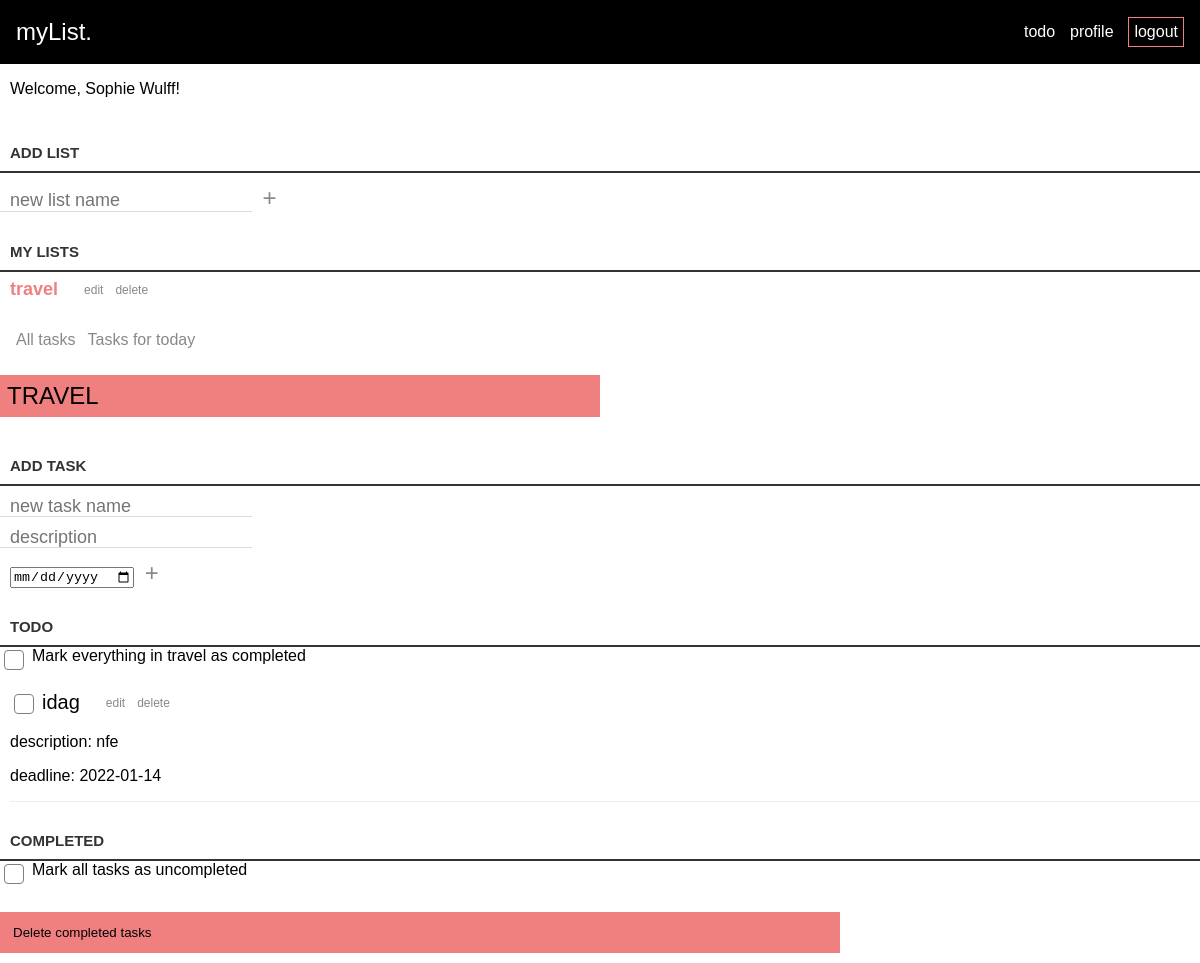
The page /loggedin.php?id=77&title=travel (signed in) on the database as committed earlier.
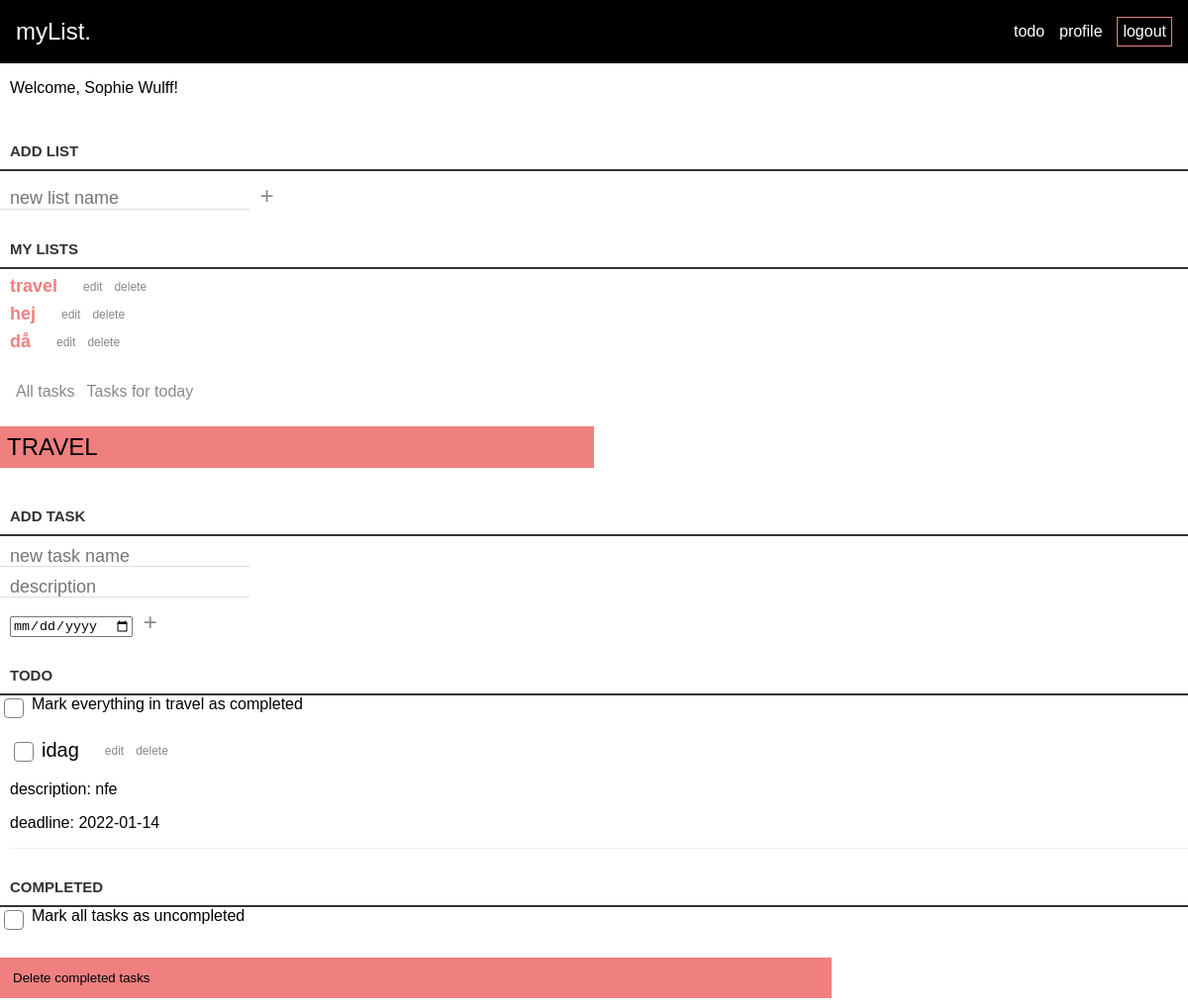
The same page on the database as committed later.
### tables this page shows
CREATE TABLE lists (
id INTEGER PRIMARY KEY AUTOINCREMENT,
title VARCHAR,
created_at DATETIME DEFAULT CURRENT_TIMESTAMP,
user_id INTEGER,
FOREIGN KEY(user_id) REFERENCES users(id)
);

CREATE TABLE tasks (
id INTEGER PRIMARY KEY AUTOINCREMENT,
title VARCHAR,
created_at DATETIME DEFAULT CURRENT_TIMESTAMP,
deadline_at DATETIME DEFAULT CURRENT_TIMESTAMP,
completed_at DATETIME DEFAULT CURRENT_TIMESTAMP,
content VARCHAR,
list_id INTEGER,
user_id INTEGER,
FOREIGN KEY(list_id) REFERENCES lists(id),
FOREIGN KEY(user_id) REFERENCES users(id)
);

### app/functions.php (called while the page is built, shortened)
<?php
function get_lists(object $database)
{
    $user_id = $_SESSION['user']['id'];
    $statement = $database->prepare("SELECT * FROM lists WHERE user_id = :id");
    $statement->bindParam(':id', $user_id, PDO::PARAM_INT);
    $statement->execute();
    $lists = $statement->fetchAll(PDO::FETCH_ASSOC);
    return $lists;
}
function get_tasks(object $database)
{
    $user_id = $_SESSION['user']['id'];
    $statement = $database->prepare('SELECT * FROM tasks WHERE user_id = :user_id ');
    $statement->bindParam(':user_id', $user_id, PDO::PARAM_INT);
    $statement->execute();
    $allTasks = $statement->fetchAll(PDO::FETCH_ASSOC);
    return $allTasks;
}

### loggedin.php (the view, shortened to what this page needs)
<?php
require __DIR__ . '/app/autoload.php';
require __DIR__ . '/views/header.php'; ?>
<?php if (isset($_SESSION['user'])) : ?>
    <p class="welcome-user">Welcome, <?= $_SESSION['user']['name']; ?>!</p>
    <form class="new-list-form" action="/app/lists/create.php" method="post">
        <label for="title">Add list</label>
        <div>
            <input id="title" name="title" type="text" class="new-list" placeholder="new list name" aria-label="new list name" />
            <button class="loggedin-btn-plus">+</button>
        </div>
    </form>
    <?php
    $lists = get_lists($database);
    if (!empty($lists)) : ?>
        <div class="loggedin-container">
            <h3>My Lists</h2>
                <div class="list-container">
                    <ul>
                        <?php
                        foreach ($lists as $list) : ?>
                            <?php
                            $title = $list['title'];
                            $id = $list['id'];
                            ?>
                            <li>
                                <a class="list-link" href="loggedin.php?id=<?= $id; ?>&title=<?= $title; ?>"><?php echo $title ?></a>
                                <div class="edit-delete-buttons">
                                    <form action="/edit-list.php?id=<?= $id; ?> &title= <?= $title; ?>" method="post">
                                        <button class="loggedin-btn">edit</button>
                                    </form>
                                    <form action="/app/lists/delete.php" method="post">
                                        <button class="loggedin-btn">delete</button>
                                    </form>
                                </div>
                            </li>
                        <?php endforeach; ?>
                    </ul>
                </div>
                <div class="show-stuff">
                    <form action="/all-tasks.php" method="post">
                        <button name="all-tasks" type="submit" class="loggedin-btn">All tasks</button>
                    </form>
                    <form action="/tasks-today.php" method="post">
                        <button name="tasks-for-today" type="submit" class="loggedin-btn">Tasks for today</button>
                    </form>
                </div>
                <?php if (isset($_GET['id'])) : ?>
                    <h2 class="list-title"><?= $_GET['title']; ?></h2>
                    <form class="new-list-form" action="/app/tasks/create.php?id=<?= $_GET['id'] ?>&title=<?= $title; ?>" method="post">
                        <label for="title">Add task</label>
                        <div>
                            <input id="title" name="title" type="text" class="new-task" placeholder="new task name" />
                        </div>
                        <div>
                            <input id="content" name="content" type="text" class="new-task" placeholder="description" />
                        </div>
                        <div>
                            <input class="input-date" id="date" name="date" type="date" class="new-task" />
                            <button class="loggedin-btn-plus" class="create-task" aria-label="create new task">+</button>
                        </div>
                    </form>
                    <div class="task-container">
                        <h3>Todo</h3>
                        <form class="list-flex" action="/app/lists/complete-tasks.php?id=<?= $_GET['id']; ?>&title=<?= $_GET['title']; ?>" method="POST">
                            <input type="checkbox" name="is_completed" id="is_completed" />
                            <label for="is_completed">
                                Mark everything in <?= $_GET['title']; ?> as completed
                            </label>
                        </form>
                        <ul>
                            <?php
                            $tasks = get_tasks($database);
                            foreach ($tasks as $task) :
                                if ($task['list_id'] == $_GET['id'] && $task['completed_at'] === null) : ?>
                                    <li>
                                        <form class="list-flex" action="/app/tasks/completed.php?id=<?= $id; ?>&title=<?= $title ?>" method="POST">
                                            <input type="checkbox" name="is_completed" id="is_completed" />
                                            <label for="is_completed">
                                                <?= $task['title']; ?>
                                            </label>
                                        </form>
                                        <div class="edit-delete-buttons">
                                            <form action="/edit-tasks.php?id=<?= $id; ?>&task_id=<?= $task['id'] ?>&title=<?= $title ?>" method="post">
                                                <button class="loggedin-btn">edit</button>
                                            </form>
                                            <form action="/app/tasks/delete.php?id=<?= $id; ?>&task_id=<?= $task['id'] ?>&title=<?= $title ?>" method="post">
                                                <button class="loggedin-btn">delete</button>
                                            </form>
                                        </div>
                                    </li>
                                    <div class="info-about-task show">
                                        <p>description: <?php echo $task['content'] ?></p>
                                        <p>deadline: <?php echo $task['deadline_at'] ?></p>
                                    </div>
                                <?php endif; ?>
                            <?php endforeach; ?>
                        </ul>
                    </div>
                    <div class="task-container">
                        <h3>Completed</h3>
                        <form class="list-flex" action="/app/lists/not-completed-tasks.php?id=<?= $_GET['id']; ?>&title=<?= $_GET['title']; ?>" method="POST">
                            <input type="checkbox" name="is_completed" id="is_completed" />
                            <label for="is_completed">
                                Mark all tasks as uncompleted
                            </label>
                        </form>
                    </div>
                <?php endif; ?>
                <form action="/app/tasks/delete-completed-tasks.php" method="post">
                    <button class="loggedin-btn-delete">Delete completed tasks</button>
                </form>
        </div>
        <?php require __DIR__ . '/views/footer.php'; ?>
    <?php endif ?>
<?php endif ?>

### views/header.php (shortened to what this page needs)
<!DOCTYPE html>
<html lang="en">
<head>
    <link rel="stylesheet" href="assets/styles/style.css">
    <link rel="stylesheet" href="assets/styles/header.css">
    <link rel="stylesheet" href="assets/styles/footer.css">
    <link rel="stylesheet" href="assets/styles/signup.css">
    <link rel="stylesheet" href="assets/styles/profile.css">
    <link rel="stylesheet" href="assets/styles/loggedin.css">
    <link rel="stylesheet" href="assets/styles/edit-task.css">
    <link rel="stylesheet" href="assets/styles/media.css">
</head>
<body>
    <header>
        <?php if (isset($_SESSION['user'])) { ?>
            <div class="logo"><a href="/">myList.</a></div>
            <div class="nav-buttons">
                <a href="/loggedin.php">todo</a>
                <a href="profile.php">profile</a>
                <a href="/app/users/logout.php">logout</a>
            </div>
        <?php } ?>
    </header>

### views/footer.php (shortened to what this page needs)
</body>
</html>

### assets/styles/style.css (style rules this page uses)
* { box-sizing: border-box; }
body { margin: 0; padding: 0; font-family: sans-serif; }

### assets/styles/header.css (style rules this page uses)
header { display: flex; justify-content: space-between; align-items: center; padding-right: 1rem; padding-left: 1rem; }
header { background-color: black; height: 4rem; font-family: sans-serif; }
.nav-buttons { width: 10rem; display: flex; justify-content: space-between; align-items: center; }
.nav-buttons a:last-child { border: 1px solid lightcoral; padding: 5px; }
.logo { font-size: 24px; }
header a { text-decoration: none; color: white; }

### assets/styles/profile.css (style rules this page uses)
.show { display: block; }

### assets/styles/loggedin.css (style rules this page uses)
.welcome-user { margin-left: 10px; font-family: sans-serif; }
.list-link { text-decoration: none; color: lightcoral; }
.list-container li { display: flex; align-items: flex-end; gap: 20px; font-size: 24px; margin: 0px 10px; }
.list-container .edit-delete-buttons { padding-bottom: 0; }
.new-list-form { display: flex; flex-direction: column; gap: 10px; }
.loggedin-btn-plus { background: none; border: 0; color: #888; font-size: 24px; margin: 0; font-family: sans-serif; cursor: pointer; padding: 0x; }
.input-date { margin-left: 10px; }
.edit-delete-buttons { padding-right: 40px; padding-bottom: 5px; }
.edit-delete-buttons button { font-size: 12px; }
.list-container a { text-decoration: none; font-size: 18px; font-weight: 600; }
.task-container li { display: flex; align-items: flex-end; gap: 20px; font-size: 20px; margin-top: 16px; margin-left: 10px; }
.list-flex { display: flex; gap: 5px; }
.edit-delete-buttons { display: flex; }
.info-about-task { overflow: hidden; padding: 0; border-bottom: 1px solid #eee; margin-left: 10px; display: none; }
.show { display: block; }
.list-container ul, .task-container ul { margin: 0; padding: 0; }
.loggedin-btn { background: none; border: 0; color: #888; font-size: 16px; font-family: sans-serif; cursor: pointer; }
.loggedin-container h3 { color: #333; font-weight: 700; font-size: 15px; border-bottom: 2px solid #333; padding: 30px 10px 10px; margin: 0; text-transform: uppercase; }
.list-title { background-color: lightcoral; margin-top: 25px; margin-bottom: 10px; width: 50%; padding: 7px; font-family: sans-serif; font-weight: 500; text-transform: uppercase; }
input[type='text'] { margin: 0; font-size: 18px; line-height: 18px; height: 18px; padding: 10px; border: none; border-bottom: 1px solid #ddd; background: #fff; font-family: sans-serif; color: #888; }
label[for='title'] { color: #333; font-weight: 700; font-size: 15px; border-bottom: 2px solid #333; padding: 30px 0 10px; margin: 0; text-transform: uppercase; width: 100%; padding-left: 10px; }
.show-stuff { margin: 10px; padding-top: 20px; display: flex; }
input[type='checkbox'] { position: relative; width: 1.5em; height: 1.5em; color: black; border: 1px solid grey; border-radius: 4px; appearance: none; outline: 0; cursor: pointer; }
.loggedin-btn-delete { border: none; background-color: lightcoral; margin-top: 25px; margin-bottom: 10px; width: 70%; padding: 13px; font-family: sans-serif; text-align: start; }

Rows that differ between the two databases and show on the page:
added lists: title "hej"
added lists: title "då"
